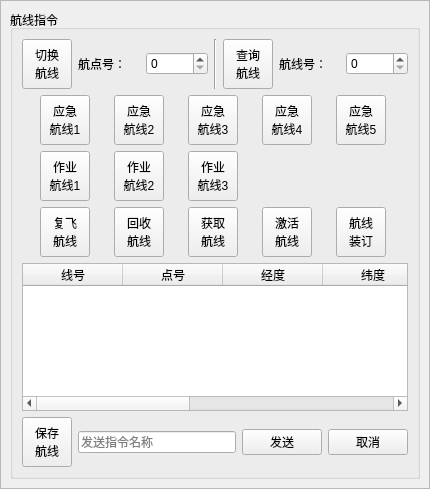
<?xml version="1.0" encoding="UTF-8"?>
<ui version="4.0">
 <class>RouteCmdPanel</class>
 <widget class="QWidget" name="RouteCmdPanel">
  <property name="geometry">
   <rect>
    <x>0</x>
    <y>0</y>
    <width>430</width>
    <height>489</height>
   </rect>
  </property>
  <property name="windowTitle">
   <string>Form</string>
  </property>
  <layout class="QGridLayout" name="gridLayout">
   <property name="leftMargin">
    <number>0</number>
   </property>
   <property name="topMargin">
    <number>0</number>
   </property>
   <property name="rightMargin">
    <number>0</number>
   </property>
   <property name="bottomMargin">
    <number>0</number>
   </property>
   <property name="spacing">
    <number>0</number>
   </property>
   <item row="0" column="0">
    <widget class="QFrame" name="frame">
     <property name="frameShape">
      <enum>QFrame::StyledPanel</enum>
     </property>
     <property name="frameShadow">
      <enum>QFrame::Raised</enum>
     </property>
     <layout class="QGridLayout" name="gridLayout_2">
      <property name="leftMargin">
       <number>9</number>
      </property>
      <property name="rightMargin">
       <number>9</number>
      </property>
      <item row="0" column="0">
       <widget class="QGroupBox" name="groupBox">
        <property name="title">
         <string>航线指令</string>
        </property>
        <layout class="QVBoxLayout" name="verticalLayout">
         <property name="leftMargin">
          <number>9</number>
         </property>
         <property name="rightMargin">
          <number>9</number>
         </property>
         <item>
          <layout class="QHBoxLayout" name="horizontalLayout_2">
           <item>
            <widget class="QToolButton" name="toolButton">
             <property name="minimumSize">
              <size>
               <width>50</width>
               <height>50</height>
              </size>
             </property>
             <property name="text">
              <string>切换
航线</string>
             </property>
            </widget>
           </item>
           <item>
            <widget class="QLabel" name="label">
             <property name="text">
              <string>航点号：</string>
             </property>
            </widget>
           </item>
           <item>
            <widget class="QSpinBox" name="spinBox"/>
           </item>
           <item>
            <widget class="Line" name="line">
             <property name="orientation">
              <enum>Qt::Vertical</enum>
             </property>
            </widget>
           </item>
           <item>
            <widget class="QToolButton" name="toolButton_15">
             <property name="minimumSize">
              <size>
               <width>50</width>
               <height>50</height>
              </size>
             </property>
             <property name="text">
              <string>查询
航线</string>
             </property>
            </widget>
           </item>
           <item>
            <widget class="QLabel" name="label_2">
             <property name="text">
              <string>航线号：</string>
             </property>
            </widget>
           </item>
           <item>
            <widget class="QSpinBox" name="spinBox_2"/>
           </item>
          </layout>
         </item>
         <item>
          <layout class="QGridLayout" name="gridLayout_3">
           <item row="0" column="0">
            <widget class="QToolButton" name="toolButton_2">
             <property name="minimumSize">
              <size>
               <width>50</width>
               <height>50</height>
              </size>
             </property>
             <property name="text">
              <string>应急
航线1</string>
             </property>
            </widget>
           </item>
           <item row="0" column="1">
            <widget class="QToolButton" name="toolButton_3">
             <property name="minimumSize">
              <size>
               <width>50</width>
               <height>50</height>
              </size>
             </property>
             <property name="text">
              <string>应急
航线2</string>
             </property>
            </widget>
           </item>
           <item row="0" column="2">
            <widget class="QToolButton" name="toolButton_4">
             <property name="minimumSize">
              <size>
               <width>50</width>
               <height>50</height>
              </size>
             </property>
             <property name="text">
              <string>应急
航线3</string>
             </property>
            </widget>
           </item>
           <item row="0" column="3">
            <widget class="QToolButton" name="toolButton_5">
             <property name="minimumSize">
              <size>
               <width>50</width>
               <height>50</height>
              </size>
             </property>
             <property name="text">
              <string>应急
航线4</string>
             </property>
            </widget>
           </item>
           <item row="0" column="4">
            <widget class="QToolButton" name="toolButton_6">
             <property name="minimumSize">
              <size>
               <width>50</width>
               <height>50</height>
              </size>
             </property>
             <property name="text">
              <string>应急
航线5</string>
             </property>
            </widget>
           </item>
           <item row="1" column="0">
            <widget class="QToolButton" name="toolButton_7">
             <property name="minimumSize">
              <size>
               <width>50</width>
               <height>50</height>
              </size>
             </property>
             <property name="text">
              <string>作业
航线1</string>
             </property>
            </widget>
           </item>
           <item row="1" column="1">
            <widget class="QToolButton" name="toolButton_8">
             <property name="minimumSize">
              <size>
               <width>50</width>
               <height>50</height>
              </size>
             </property>
             <property name="text">
              <string>作业
航线2</string>
             </property>
            </widget>
           </item>
           <item row="1" column="2">
            <widget class="QToolButton" name="toolButton_9">
             <property name="minimumSize">
              <size>
               <width>50</width>
               <height>50</height>
              </size>
             </property>
             <property name="text">
              <string>作业
航线3</string>
             </property>
            </widget>
           </item>
           <item row="2" column="0">
            <widget class="QToolButton" name="toolButton_10">
             <property name="minimumSize">
              <size>
               <width>50</width>
               <height>50</height>
              </size>
             </property>
             <property name="text">
              <string>复飞
航线</string>
             </property>
            </widget>
           </item>
           <item row="2" column="1">
            <widget class="QToolButton" name="toolButton_11">
             <property name="minimumSize">
              <size>
               <width>50</width>
               <height>50</height>
              </size>
             </property>
             <property name="text">
              <string>回收
航线</string>
             </property>
            </widget>
           </item>
           <item row="2" column="2">
            <widget class="QToolButton" name="toolButton_12">
             <property name="minimumSize">
              <size>
               <width>50</width>
               <height>50</height>
              </size>
             </property>
             <property name="text">
              <string>获取
航线</string>
             </property>
            </widget>
           </item>
           <item row="2" column="3">
            <widget class="QToolButton" name="toolButton_14">
             <property name="minimumSize">
              <size>
               <width>50</width>
               <height>50</height>
              </size>
             </property>
             <property name="text">
              <string>激活
航线</string>
             </property>
            </widget>
           </item>
           <item row="2" column="4">
            <widget class="QToolButton" name="toolButton_13">
             <property name="minimumSize">
              <size>
               <width>50</width>
               <height>50</height>
              </size>
             </property>
             <property name="text">
              <string>航线
装订</string>
             </property>
            </widget>
           </item>
          </layout>
         </item>
         <item>
          <widget class="QTableWidget" name="tableWidget">
           <attribute name="horizontalHeaderStretchLastSection">
            <bool>true</bool>
           </attribute>
           <attribute name="verticalHeaderVisible">
            <bool>false</bool>
           </attribute>
           <column>
            <property name="text">
             <string>线号</string>
            </property>
           </column>
           <column>
            <property name="text">
             <string>点号</string>
            </property>
           </column>
           <column>
            <property name="text">
             <string>经度</string>
            </property>
           </column>
           <column>
            <property name="text">
             <string>纬度</string>
            </property>
           </column>
           <column>
            <property name="text">
             <string>高度</string>
            </property>
           </column>
           <column>
            <property name="text">
             <string>速度</string>
            </property>
           </column>
           <column>
            <property name="text">
             <string>标志点</string>
            </property>
           </column>
          </widget>
         </item>
         <item>
          <layout class="QHBoxLayout" name="horizontalLayout">
           <item>
            <widget class="QToolButton" name="toolButton_16">
             <property name="minimumSize">
              <size>
               <width>50</width>
               <height>50</height>
              </size>
             </property>
             <property name="text">
              <string>保存
航线</string>
             </property>
            </widget>
           </item>
           <item>
            <widget class="QLineEdit" name="lineEdit">
             <property name="placeholderText">
              <string>发送指令名称</string>
             </property>
            </widget>
           </item>
           <item>
            <widget class="QPushButton" name="pushButton">
             <property name="text">
              <string>发送</string>
             </property>
            </widget>
           </item>
           <item>
            <widget class="QPushButton" name="pushButton_2">
             <property name="text">
              <string>取消</string>
             </property>
            </widget>
           </item>
          </layout>
         </item>
        </layout>
       </widget>
      </item>
     </layout>
    </widget>
   </item>
  </layout>
 </widget>
 <resources/>
 <connections/>
</ui>
